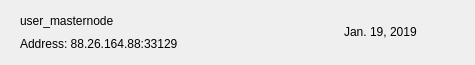
<?xml version="1.0" encoding="UTF-8"?>
<ui version="4.0">
 <class>MNRow</class>
 <widget class="QWidget" name="MNRow">
  <property name="geometry">
   <rect>
    <x>0</x>
    <y>0</y>
    <width>475</width>
    <height>65</height>
   </rect>
  </property>
  <property name="windowTitle">
   <string>Form</string>
  </property>
  <property name="styleSheet">
   <string notr="true"/>
  </property>
  <layout class="QVBoxLayout" name="verticalLayout_2">
   <property name="spacing">
    <number>0</number>
   </property>
   <property name="leftMargin">
    <number>20</number>
   </property>
   <property name="topMargin">
    <number>0</number>
   </property>
   <property name="rightMargin">
    <number>20</number>
   </property>
   <property name="bottomMargin">
    <number>0</number>
   </property>
   <item>
    <widget class="QFrame" name="frame_2">
     <property name="styleSheet">
      <string notr="true">border:none;</string>
     </property>
     <property name="frameShape">
      <enum>QFrame::StyledPanel</enum>
     </property>
     <property name="frameShadow">
      <enum>QFrame::Raised</enum>
     </property>
     <layout class="QHBoxLayout" name="horizontalLayout">
      <property name="leftMargin">
       <number>0</number>
      </property>
      <property name="rightMargin">
       <number>0</number>
      </property>
      <item>
       <widget class="QFrame" name="frame">
        <property name="styleSheet">
         <string notr="true">border:none;padding:0px;</string>
        </property>
        <property name="frameShape">
         <enum>QFrame::StyledPanel</enum>
        </property>
        <property name="frameShadow">
         <enum>QFrame::Raised</enum>
        </property>
        <layout class="QVBoxLayout" name="verticalLayout">
         <property name="spacing">
          <number>0</number>
         </property>
         <property name="leftMargin">
          <number>0</number>
         </property>
         <property name="topMargin">
          <number>0</number>
         </property>
         <property name="rightMargin">
          <number>0</number>
         </property>
         <property name="bottomMargin">
          <number>0</number>
         </property>
         <item>
          <widget class="QLabel" name="labelName">
           <property name="text">
            <string>user_masternode</string>
           </property>
          </widget>
         </item>
         <item>
          <widget class="QLabel" name="labelAddress">
           <property name="text">
            <string>Address: 88.26.164.88:33129</string>
           </property>
          </widget>
         </item>
        </layout>
       </widget>
      </item>
      <item>
       <spacer name="horizontalSpacer">
        <property name="orientation">
         <enum>Qt::Horizontal</enum>
        </property>
        <property name="sizeHint" stdset="0">
         <size>
          <width>40</width>
          <height>20</height>
         </size>
        </property>
       </spacer>
      </item>
      <item>
       <widget class="QLabel" name="labelDate">
        <property name="text">
         <string>Jan. 19, 2019</string>
        </property>
       </widget>
      </item>
      <item>
       <widget class="QPushButton" name="pushButtonMenu">
        <property name="focusPolicy">
         <enum>Qt::NoFocus</enum>
        </property>
        <property name="styleSheet">
         <string notr="true">border:none; background-color:transparent; padding:0px;</string>
        </property>
        <property name="text">
         <string/>
        </property>
        <property name="icon">
         <iconset>
          <normaloff>:/ic-menu-hover</normaloff>:/ic-menu-hover</iconset>
        </property>
        <property name="iconSize">
         <size>
          <width>24</width>
          <height>24</height>
         </size>
        </property>
       </widget>
      </item>
     </layout>
    </widget>
   </item>
   <item>
    <widget class="QLabel" name="lblDivisory">
     <property name="minimumSize">
      <size>
       <width>0</width>
       <height>1</height>
      </size>
     </property>
     <property name="maximumSize">
      <size>
       <width>16777215</width>
       <height>1</height>
      </size>
     </property>
     <property name="text">
      <string/>
     </property>
     <property name="alignment">
      <set>Qt::AlignBottom|Qt::AlignLeading|Qt::AlignLeft</set>
     </property>
    </widget>
   </item>
  </layout>
 </widget>
 <resources/>
 <connections/>
</ui>
